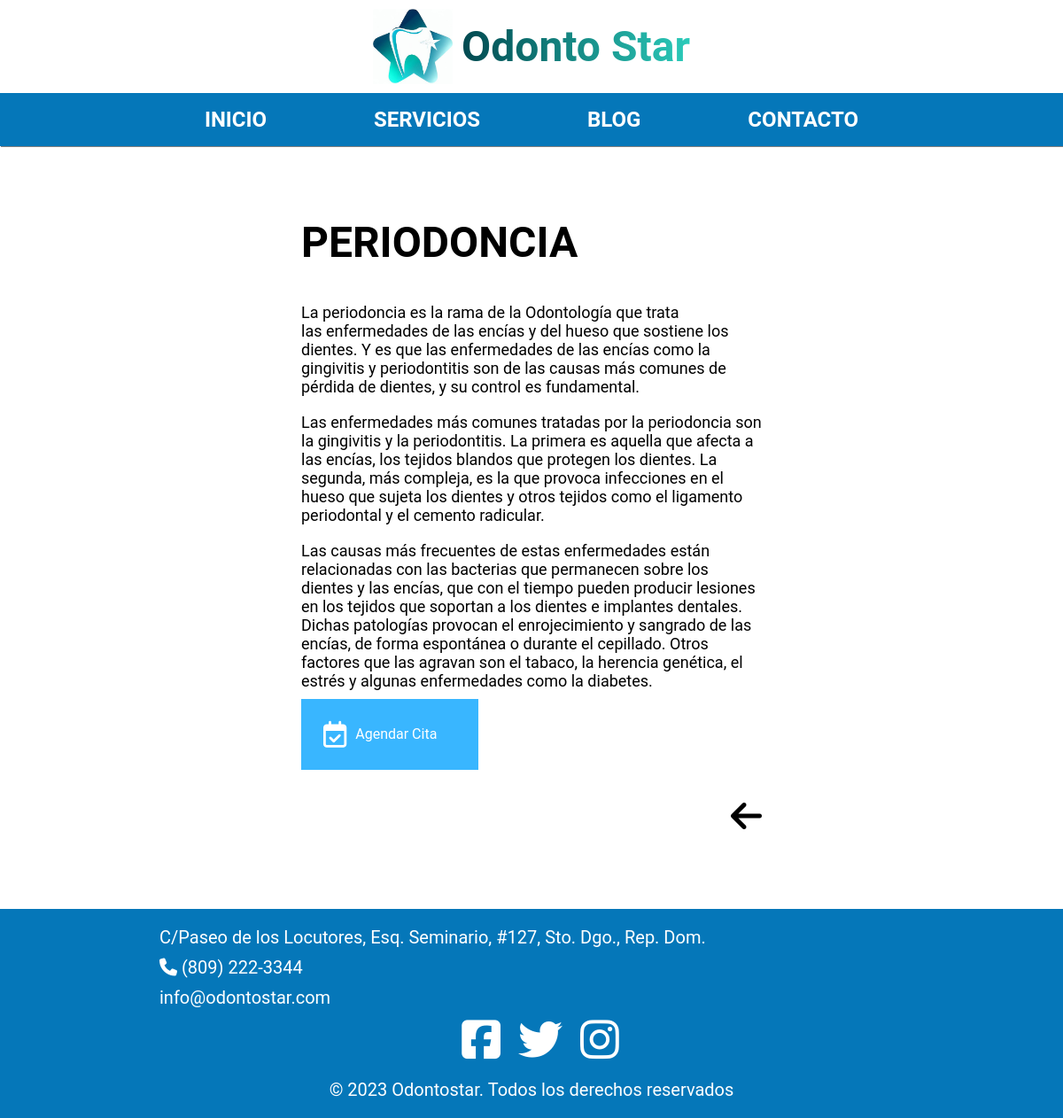
The page /services/service/10/ on the database its author committed.
### services/models.py (models this page shows, shortened)
class Service(models.Model):
    name = models.CharField(max_length=100, verbose_name='Nombre')
    description = RichTextField(verbose_name="Descripcion")
    image = models.ImageField(upload_to='media/services/', verbose_name='Imagen')
    created = models.DateTimeField(auto_now_add=True, verbose_name='Fecha de Creacion')
    updated = models.DateTimeField(auto_now=True, verbose_name='Fecha de Modificacion')
    class Meta:
        verbose_name='Servicio'
        verbose_name_plural='Servicios'
        ordering = ['-created']

### services/views.py (the view)
# urls.py: path('service/<int:pk>/',ServiceDetailView.as_view(), name='service'),
class ServiceDetailView(DetailView):
    model = Service

### social/processors.py (called while the page is built)
def context_dic(request):
    context  = {}
    links = SocialNetwork.objects.all()
    for link in links:
        context[link.key] = link.url
    return context

### services/templates/services/service_detail.html
{% extends 'core/base.html' %}
{% load static %}
{% block content %}
<main class="main-service">
    <div class="service-container">
        <h2 class="title-service">{{service.name}}</h2>
        <p class="description-service">{{ service.description|safe }}</p>
        <a class="btn-cita" href="{% url 'form-date' %}"><i class="fa-regular fa-calendar-check"></i>Agendar Cita</a>
        <div class="back-button">
            <a href="{% url 'services' %} "><i class="fa-solid fa-arrow-left"></i></a>
        </div>
    </div>
</main>
{% endblock content %}

### core/static/core/css/style.css (style rules this page uses)
* { margin: 0; padding: 0; box-sizing: border-box; font-family: Roboto; }
hmtl, body { display: flex; flex-direction: column; min-height: 100vh; }
a { text-decoration: none; color: black; }

### services/static/services/css/style.css (style rules this page uses)
.main-service { display: flex; flex-direction: column; flex-wrap: wrap; width: 100%; max-height: 1200px; padding: 40px 0; }
.service-container { display: flex; flex-direction: column; width: 50%; min-height: 100%; min-width: 400px; margin: 0 auto; padding: 40px; }
.title-service { font-size: 3rem; padding-bottom: 10px; text-transform: uppercase; }
.description-service { display: flex; text-align: justify; font-size: 1.2rem; padding-bottom: 30px; }
.btn-cita { display: flex; width: 100%; max-width: 200px; margin-top: 10px; background-color: #39b6ff; align-items: center; padding: 25px 25px; color: white; }
.btn-cita i { font-size: 30px; padding-right: 10px; }
.back-button { display: flex; justify-content: end; align-items: end; font-size: 40px; margin-top: 30px; }

### blog/static/blog/css/style.css (style rules this page uses)
* { box-sizing: border-box; margin: 0; padding: 0; }

### rows shown on the page
Service: name "PERIODONCIA", description "La periodoncia es la rama de la Odontología que trata las enfermedades de las encías y del hueso que sostiene los dientes. Y es que las enfermedades de las encías como la gingivitis y periodontitis son de las causas más comunes de pérdida de dientes, y su control es fundamental. Las enfermedades más comunes tratadas por la periodoncia son la gingivitis y la periodontitis. La primera es aquella que afecta a las encías, los tejidos blandos que protegen los dientes. La segunda, más compleja, es la que provoca infecciones en el hueso que sujeta los dientes y otros tejidos como el ligamento periodontal y el cemento radicular. Las causas más frecuentes de estas enfermedades están relacionadas con…"
